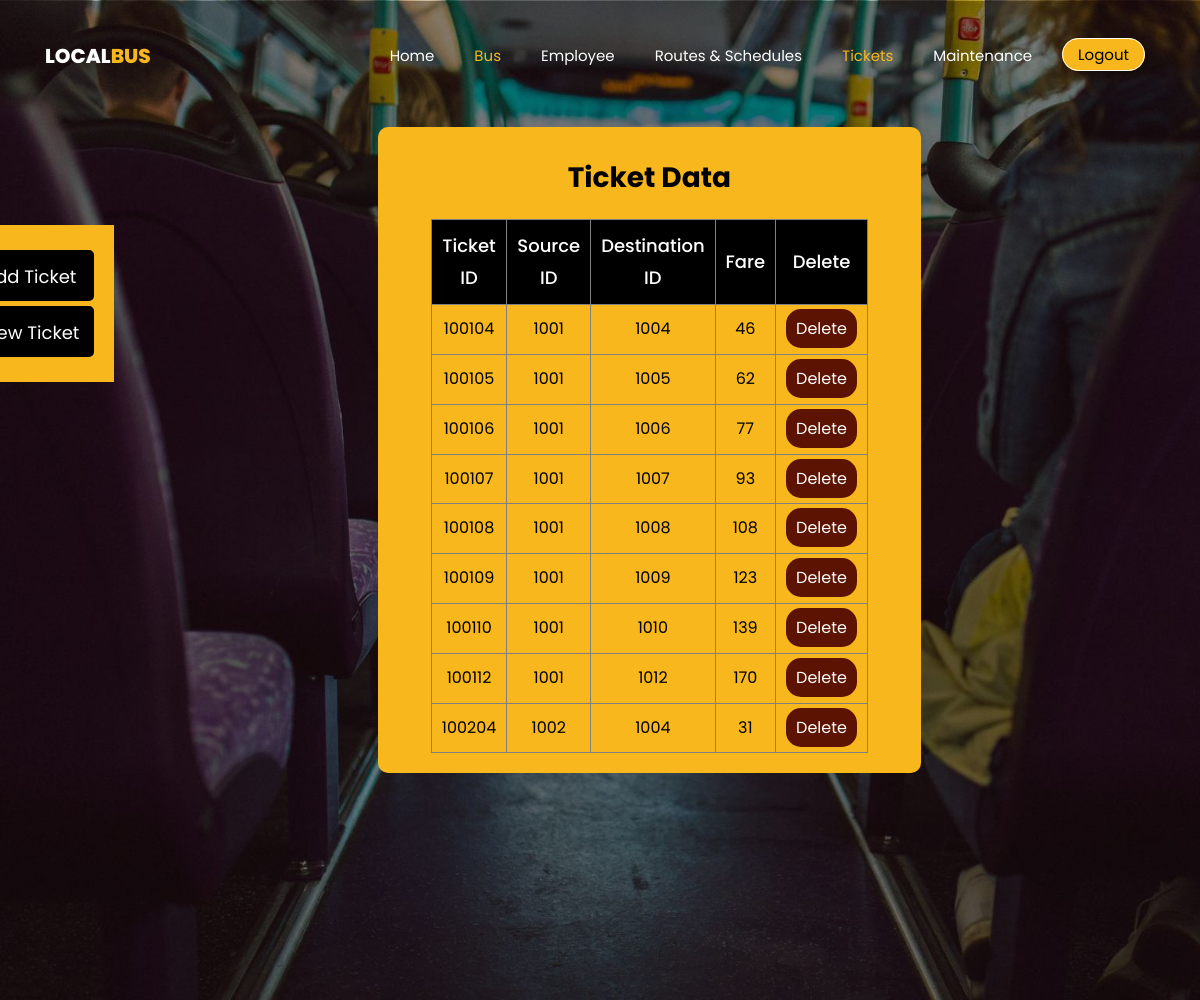
The page /view_ticket.php (signed in) on the database its author committed.
### tables this page shows
CREATE TABLE `ticket` (
  `source_id` int(4) NOT NULL,
  `destination_id` int(4) NOT NULL,
  `ticket_id` int(4) NOT NULL,
  `fare` int(5) NOT NULL
);

### view_ticket.php (the view, shortened to what this page needs)
<?php
include "connection_details.php";
$sql = "SELECT * FROM ticket";
$result = mysqli_query($data, $sql);
?>
<!DOCTYPE html>
<html lang="en">
  <head>
    <link rel="stylesheet" href="css/open-iconic-bootstrap.min.css">
    <link rel="stylesheet" href="css/style.css">
    <link rel="stylesheet" href="css/bms-bus.css">
    <link rel="stylesheet" href="css/bmscss.css">
  </head>
  <body>
	  <nav class="navbar navbar-expand-lg navbar-dark ftco_navbar bg-dark ftco-navbar-light" id="ftco-navbar">
	    <div class="container">
	      <a class="navbar-brand" href="index.html">Local<span>Bus</span></a>
				<div class="collapse navbar-collapse" id="ftco-nav">
	        <ul class="navbar-nav ml-auto">
	          <li class="nav-item"><a href="index.php" class="nav-link">Home</a></li>
	          <li class="nav-item active"><a href="bus.php" class="nav-link">Bus</a></li>
	          <li class="nav-item"><a href="employee.php" class="nav-link">Employee</a></li>
	          <li class="nav-item"><a href="route.php" class="nav-link">Routes & Schedules</a></li>
	          <li class="nav-item active"><a href="ticket.php" class="nav-link">Tickets</a></li>
	          <li class="nav-item"><a href="maintenance.php" class="nav-link">Maintenance</a></li>
	        </ul>
	      </div>
        <div>
          <a href="log.php" class="bms-login-btn">Logout</a>
        </div>
	    </div>
	  </nav>
    <div class="hero-wrap" style="background-image: url('images/bg_2.jpg');" data-stellar-background-ratio="0.5">
      <div class="container">
        <div class="row no-gutters slider-text justify-content-start align-items-center">
          	<aside>
              <ul class="bus-aside">
                <li><a href="add_ticket.php">Add Ticket</a></li>
                <li><a href="view_ticket.php">View Ticket</a></li>
              </ul>
            </aside>
          <div class="side-text-addcontent" style="margin-top:50px">
           <h3>Ticket Data</h3>
           <table border="1.5px">
            <tr>
              <th class="table_th">Ticket ID</th>
              <th class="table_th">Source ID</th>
              <th class="table_th">Destination ID</th>
              <th class="table_th">Fare</th>
              <th class="table_th">Delete</th>
            </tr>
            <?php
            while($info = $result -> fetch_assoc()){
            ?>
              <tr>
                <td class="table_td"><?php echo "{$info['ticket_id']}"; ?></td>
                <td class="table_td"><?php echo "{$info['source_id']}"; ?></td>
                <td class="table_td"><?php echo "{$info['destination_id']}"; ?></td>
                <td class="table_td"><?php echo "{$info['fare']}"; ?></td>
                <td class="table_td"><?php echo "<a onClick=\"javascript:return confirm('Do you want to delete this ticket?')\" style='color:white; background-color:#5d1302; padding:8px 10px 8px 10px; border-radius:15px;' href = 'delete_ticket.php?ticketid={$info['ticket_id']}'>Delete</a>"; ?></td>
            </tr>
            <?php
            }
            ?>
           </table>
          </div>
        </div>
      </div>
    </div>
  </body>
</html>

### css/bms-bus.css (style rules this page uses)
body { font-family: "Poppins", sans-serif; color: green; }
.bus-aside { background-color: #f7b71d; margin-top: -200px !important; padding: 20px; position: absolute; margin-left: -100px; text-align: center; }
.bus-aside li { list-style: none; font-size: 20px; padding-bottom: 7.5px; padding-top: 7.5px; border-radius: 5px; background-color: black; padding-left: 15px; padding-right: 15px; margin-top: 5px; margin-bottom: 5px; transition: background-color 0.3s ease; }
.bus-aside a { color: rgb(255, 255, 255); font-size: 18px; transition: color 0.3s ease; }
h3 { color: rgb(0, 0, 0); text-align: center; padding-top: 10px; margin-bottom: 20px; font-weight: bold; }
table { width: 80%; margin: auto; text-align: center; }
.table_th { padding: 10px; font-size: 18px; color: white; font-weight: 500; background-color: black; }
.table_td { padding: 10px; color: black; }
.side-text-addcontent { margin-top: -20px; margin-left: 30%; background-color:#f7b71d ; text-align: center; padding: 20px; border-radius: 10px; }
.hero-wrap { height : 1000px !important; }

### css/bmscss.css (style rules this page uses)
.bms-login-btn { background-color:#f7b71d; color: black; border: 1px solid white; border-radius: 25px; font-size: 15px; font-family: "Poppins", sans-serif; text-align: center; cursor: pointer; box-shadow: 2px 2px 4px rgba(0, 0, 0, 0.3); transition: background-color 0.3s, color 0.3s; outline: none; margin: 10px 10px 10px 10px; padding: 5px 15px; }

### rows shown on the page
ticket: ticket_id "100104", source "1001", destination "1004", fare "46"
ticket: ticket_id "100105", source "1001", destination "1005", fare "62"
ticket: ticket_id "100106", source "1001", destination "1006", fare "77"
ticket: ticket_id "100107", source "1001", destination "1007", fare "93"
ticket: ticket_id "100108", source "1001", destination "1008", fare "108"
ticket: ticket_id "100109", source "1001", destination "1009", fare "123"
ticket: ticket_id "100110", source "1001", destination "1010", fare "139"
ticket: ticket_id "100112", source "1001", destination "1012", fare "170"
ticket: ticket_id "100204", source "1002", destination "1004", fare "31"
